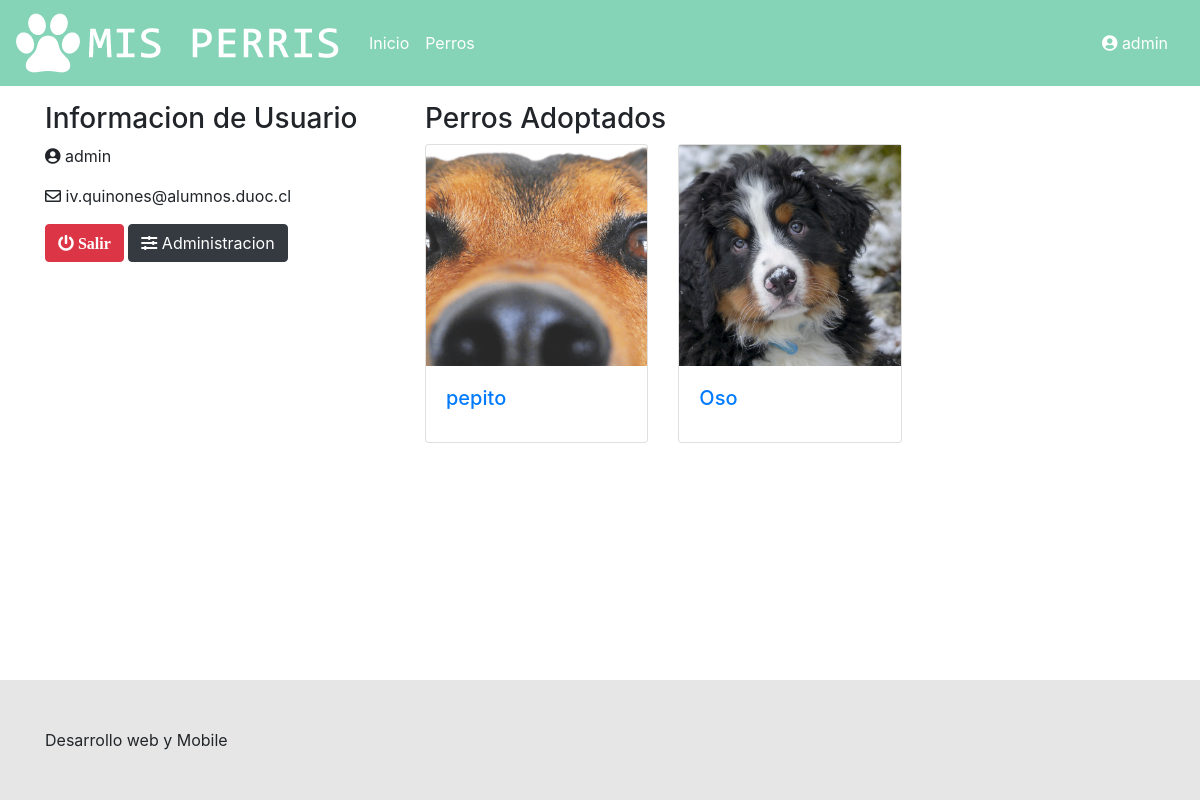
The page /user/ (signed in) on the database its author committed.
### sitio/models.py (models this page shows, shortened)
class Perro(models.Model):
    fotografia      = models.ImageField(upload_to="media")
    nombre          = models.CharField("Nombre", max_length=200)
    raza            = models.CharField("Raza", max_length=200)
    descripcion	    = models.TextField("Descripción" )
    estado          = models.CharField(max_length=50, choices=estados_perro, default='rescatado')
    adoptador_por   = models.ForeignKey(settings.AUTH_USER_MODEL,on_delete=models.CASCADE, null=True)
    published_date  = models.DateTimeField(blank=True, null=True)

### sitio/views.py (the view)
# urls.py: path('user/', views.user_profile, name='user_profile'),
def user_profile(request):
    perros = Perro.objects.filter(adoptador_por_id=request.user.id)
    args = {'user': request.user, 'perros': perros, }
    return render(request, 'user/user_profile.html', args )

### sitio/templates/user/user_profile.html (shortened to what this page needs)
{% extends 'base/base.html' %}
{% block content %}
<main class="container">
        <article class="row">
                        {% if user.is_authenticated %}
                <div class="col-md-4">
                        <h1 class="h3">Informacion de Usuario</h1>
                        <p><i class="fas fa-user-circle"></i> {{ user}}</p>
                        <p><i class="far fa-envelope"></i> {{ user.email}}</p>
                        <form class="d-inline-block" action="{% url 'user_logout'%}" method="POST">
                                <button class="btn btn-danger" type="submit" title="salir"><i class="fas fa-power-off"> Salir</i></button>
                        </form>
                        {% if user.is_staff%}
                                <a class="btn btn-dark" href="/admin"><i class="fas fa-sliders-h"></i> Administracion</a>
                        {% endif %}
                </div>
                <div class="col-md-8">
                        <div class="row">
                                <h3 class="col-12">Perros Adoptados</h3>
                                {% for p in perros %}
                                <div class="col-sm-4  mb-3">
                                        <a href="{% url 'perros_detail' pk=p.pk %}">
                                                <div class="card h-100 ">
                                                        <div class="img-square cover">
                                                                <picture>
                                                                        <img src="{{p.fotografia.url}}" alt="{{p.nombre}}">
                                                                </picture>
                                                        </div>
                                                        <div class="card-body">
                                                                <h5 class="card-title">{{p.nombre}}</h5>
                                                        </div>
                                                </div>
                                        </a>
                                </div>
                                {% endfor %}
                        </div>
                </div>
                {% else %}
                necesitas loguearte
                {% endif %}
                </div>
{% endblock %}

### sitio/templates/base/base.html (shortened to what this page needs)
<!DOCTYPE html>
{% load static %}
<html lang="es">
<head>
    <link rel="stylesheet" href="https://stackpath.bootstrapcdn.com/bootstrap/4.1.3/css/bootstrap.min.css"
>
    <link rel="stylesheet" href="https://use.fontawesome.com/releases/v5.4.2/css/all.css"
>
    <link rel="stylesheet" href="{% static 'css/style.css' %}">
    <link rel="stylesheet" href="{% static 'css/owl.carousel.min.css' %}">
    <link rel="stylesheet" href="{% static 'css/owl-home.css' %}">
</head>
<body>
    <div class="content">
        <nav class="navbar navbar-expand-lg mp-header mb-3">
            <a class="navbar-brand" href="{% url 'home' %}">
                <img src="{% static 'img/logo.png' %}" alt="Mis Perris">
            </a>
            <div class="collapse navbar-collapse" id="navbarSupportedContent">
                <ul class="navbar-nav mr-auto">
                    <li class="nav-item active">
                        <a class="nav-link" href="{% url 'home'%}">Inicio</a>
                    </li>
                    <li class="nav-item">
                        <a class="nav-link" href="{% url 'perros' %}">Perros</a>
                    </li>
                </ul>
                {% if user.is_authenticated %}
                    <a class="nav-link" href="{% url 'user_profile' %}">
                        <i class="fas fa-user-circle"></i> {{ user.get_username}}
                    </a>
                {% else %}
                <a href="{% url 'user_login' %}">
                    <i class="fas fa-user-circle"></i> Inciar Sesion
                </a>
                {% endif %}
            </div>
        </nav>
            {% block content %}{% endblock %}
    <footer class="mp-footer mt-2">
        <div class="container py-5">
            Desarrollo web y Mobile
        </div>
    </footer>
</body>
</html>

### sitio/static/css/style.css (style rules this page uses)
:root { --brand_color: #85D4B8; --gris: #E6E6E6; --alert:#dc3545; }
html, body { height: 100%; }
body { display: flex; flex-direction: column; }
.content { flex: 1 0 auto; }
.mp-footer { flex-shrink: 0; }
.mp-header { background: var(--brand_color); color:white; }
.mp-header a { color:white; }
.mp-footer { background: var(--gris); }
.img-square { width:100%; position:relative; }
.img-square:after { content:""; display:block; padding-bottom:100%; }
.img-square picture { position:absolute; width:100%; height:100%; overflow:hidden; display:flex; justify-content:center; align-items:center; }
.img-square picture img { width:100%; height:100%; object-fit:contain; -o-object-fit:contain; }
.img-square.cover picture img { object-fit:cover; -o-object-fit:cover; }

### rows shown on the page
Perro: fotografia (picture), nombre "pepito"
Perro: fotografia (picture), nombre "Oso"

### other values the page prints
{{ user.get_username }} "admin"
{{ user }} "admin"
{{ user.email }} "iv.quinones@alumnos.duoc.cl"
